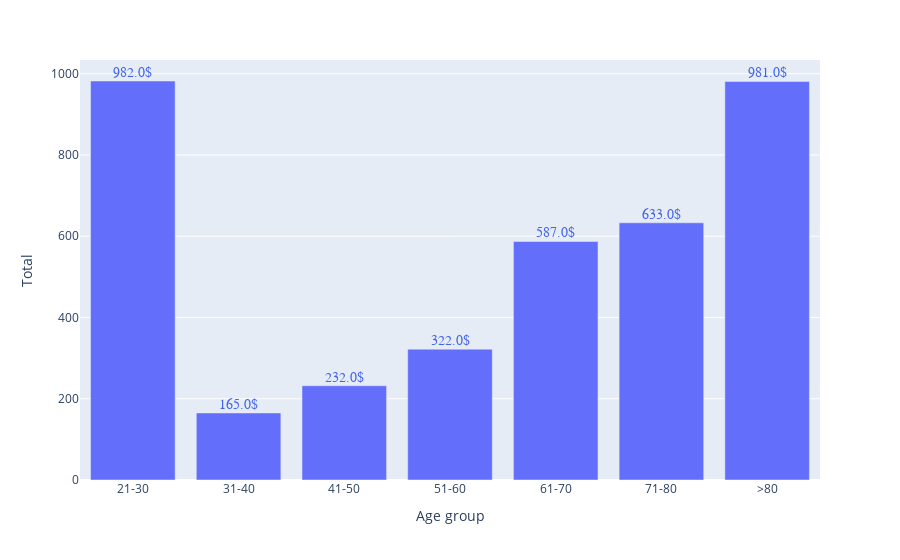

Notebook cell for this chart:
### Code cell
mask = df.groupby("Age group")["Total"].median()
mask = mask.reset_index()
fig = px.bar(data_frame=mask, x="Age group", y="Total", height=500)

annotation = []
for x, y in zip(mask["Age group"], mask["Total"]):
    annotation.append(
        dict(x=x, y=y +20,
             text=str(round(y, 2)) + '$',
             font=dict(family='Arial', size=14, color='rgb(66, 99, 236)'), showarrow=False)
    )
fig.update_xaxes(categoryorder='array', categoryarray= order)
fig.update_layout(annotations=annotation)
fig.show()

### Figure 1 — Plotly figure (JSON) as saved in the notebook; plotly's stock layout.template omitted (floating-point values rounded to 4 significant figures)
{"data": [{"alignmentgroup": "True", "hovertemplate": "Age group=%{x}<br>Total=%{y}<extra></extra>", "legendgroup": "", "marker": {"color": "#636efa", "pattern": {"shape": ""}}, "name": "", "offsetgroup": "", "orientation": "v", "showlegend": false, "textposition": "auto", "type": "bar", "x": ["21-30", "31-40", "41-50", "51-60", "61-70", "71-80", ">80"], "xaxis": "x", "y": [982, 165, 232, 322, 587, 633, 981], "yaxis": "y"}], "layout": {"annotations": [{"font": {"color": "rgb(66, 99, 236)", "family": "Arial", "size": 14}, "showarrow": false, "text": "982.0$", "x": "21-30", "y": 1002}, {"font": {"color": "rgb(66, 99, 236)", "family": "Arial", "size": 14}, "showarrow": false, "text": "165.0$", "x": "31-40", "y": 185}, {"font": {"color": "rgb(66, 99, 236)", "family": "Arial", "size": 14}, "showarrow": false, "text": "232.0$", "x": "41-50", "y": 252}, {"font": {"color": "rgb(66, 99, 236)", "family": "Arial", "size": 14}, "showarrow": false, "text": "322.0$", "x": "51-60", "y": 342}, {"font": {"color": "rgb(66, 99, 236)", "family": "Arial", "size": 14}, "showarrow": false, "text": "587.0$", "x": "61-70", "y": 607}, {"font": {"color": "rgb(66, 99, 236)", "family": "Arial", "size": 14}, "showarrow": false, "text": "633.0$", "x": "71-80", "y": 653}, {"font": {"color": "rgb(66, 99, 236)", "family": "Arial", "size": 14}, "showarrow": false, "text": "981.0$", "x": ">80", "y": 1001}], "autosize": true, "barmode": "relative", "legend": {"tracegroupgap": 0}, "margin": {"t": 60}, "xaxis": {"anchor": "y", "autorange": true, "categoryarray": ["21-30", "31-40", "41-50", "51-60", "61-70", "71-80", ">80"], "categoryorder": "array", "domain": [0, 1], "range": [-0.5, 6.5], "title": {"text": "Age group"}, "type": "category"}, "yaxis": {"anchor": "x", "autorange": true, "domain": [0, 1], "range": [0, 1034.0], "title": {"text": "Total"}, "type": "linear"}}}
